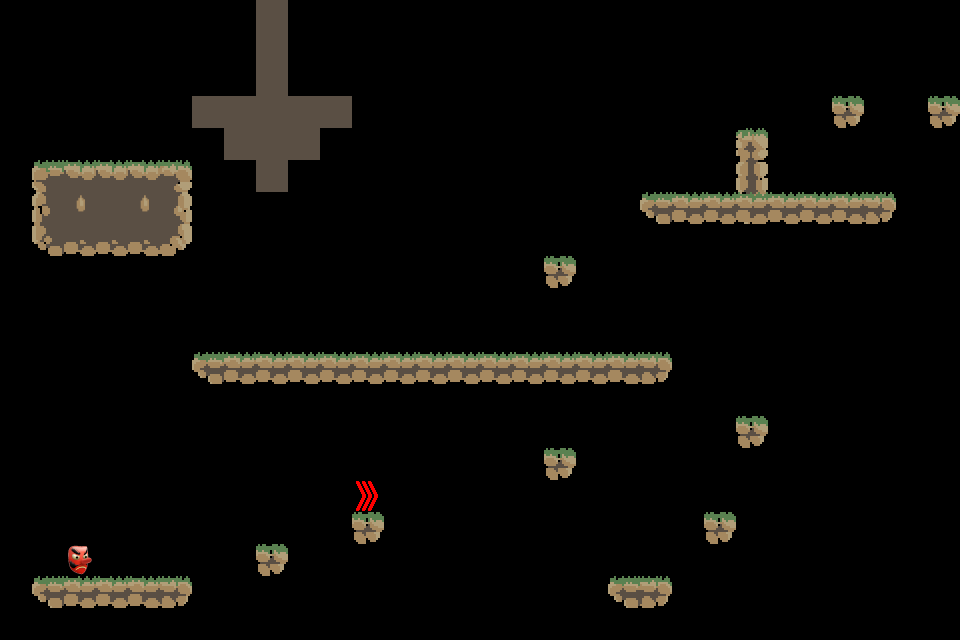

Tiled map render using the project's own tile images. Description and the map definition, with tile-layer contents summarised, below:
An orthogonal 30x20 tile map with 32x32 px tiles, 6 tile layers (Enemies, Masks, Powerups, Background, ...), 4 tilesets.

<map version="1.2" tiledversion="1.2.3" orientation="orthogonal" renderorder="right-down" width="30" height="20" tilewidth="32" tileheight="32" infinite="0" nextlayerid="13" nextobjectid="1">
 <tileset firstgid="1" source="Masks.tsx" />
 <tileset firstgid="2" source="Powerups.tsx" />
 <tileset firstgid="3" source="Town.tsx" />
 <tileset firstgid="24" source="Enemies.tsx" />
 <layer id="8" name="Enemies" width="30" height="20">
  <data>[600 cells, 0 non-empty, 0 distinct tile ids]</data>
 </layer>
 <layer id="9" name="Masks" width="30" height="20">
  <data>[600 cells, 1 non-empty, 1 distinct tile ids]</data>
 </layer>
 <layer id="10" name="Powerups" width="30" height="20">
  <data>[600 cells, 1 non-empty, 1 distinct tile ids]</data>
 </layer>
 <layer id="11" name="Background" width="30" height="20">
  <data>[600 cells, 13 non-empty, 2 distinct tile ids]</data>
 </layer>
 <layer id="7" name="Platforms" width="30" height="20">
  <data>[600 cells, 55 non-empty, 16 distinct tile ids]</data>
 </layer>
 <layer id="12" name="Objects" width="30" height="20">
  <data>[600 cells, 0 non-empty, 0 distinct tile ids]</data>
 </layer>
</map>
